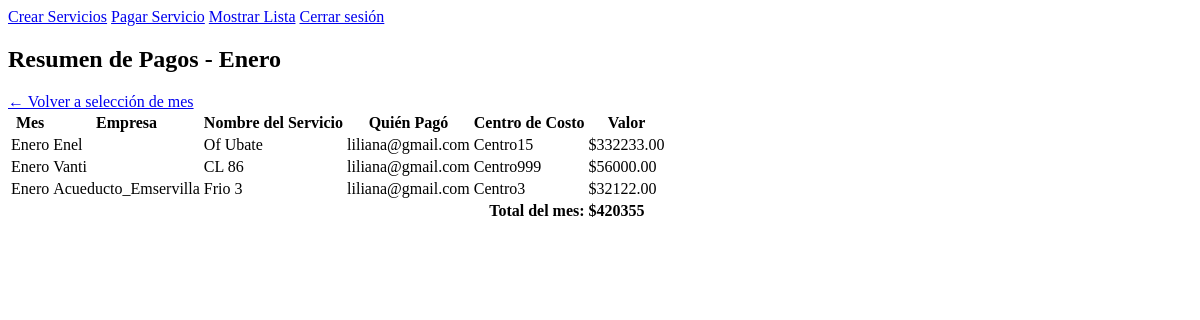
The app's page /service/resumen_pagos/Enero/ (signed in), older data.
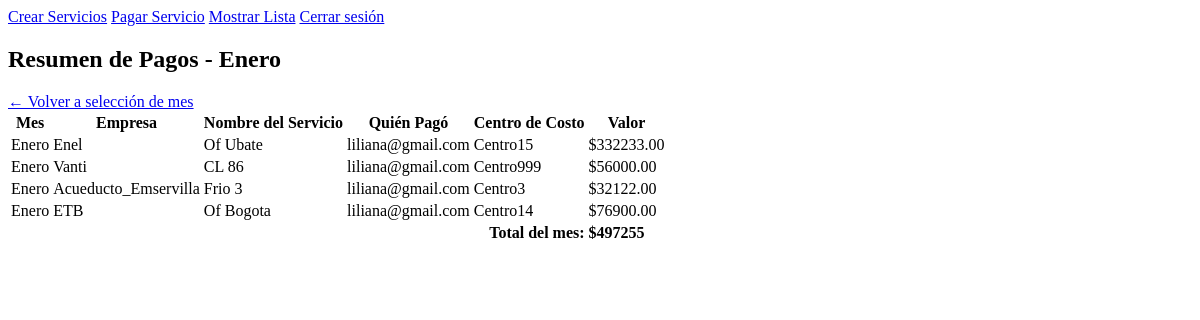
The same page, newer data.
### service/models.py (models this page shows, shortened)
class Pago(models.Model):
    MESES = [
        ('Enero', 'Enero'), ('Febrero', 'Febrero'), ('Marzo', 'Marzo'),
        ('Abril', 'Abril'), ('Mayo', 'Mayo'), ('Junio', 'Junio'),
        ('Julio', 'Julio'), ('Agosto', 'Agosto'), ('Septiembre', 'Septiembre'),
        ('Octubre', 'Octubre'), ('Noviembre', 'Noviembre'), ('Diciembre', 'Diciembre'),
    ]
    MEDIOS_PAGO = [
        ('Transferencia', 'Transferencia'),
        ('Efectivo', 'Efectivo'),
        ('PSE', 'PSE'),
        ('Tarjeta', 'Tarjeta'),
    ]
    servicio = models.ForeignKey('Servicio', on_delete=models.CASCADE)
    valor = models.DecimalField(max_digits=10, decimal_places=2)
    mes = models.CharField(max_length=15, choices=MESES)
    medio_pago = models.CharField(max_length=20, choices=MEDIOS_PAGO)
    fecha_pago = models.DateTimeField(auto_now_add=True)
    usuario = models.ForeignKey(Usuario, on_delete=models.CASCADE)

class Servicio(models.Model):
    EMPRESAS = [
        ('Enel', 'Enel'),
        ('Vanti', 'Vanti'),
        ('Acueducto_Emservilla', 'Acueducto Emservilla'),
        ('Acueducto_Bogota', 'Acueducto Bogotá'),
        ('ETB', 'ETB'),
        ('Admon', 'Admon'),
    ]
    CENTROS_COSTO = [
        ('Centro1', 'Centro de Costo 1'),
        ('Centro2', 'Centro de Costo 2'),
        ('Centro3', 'Centro de Costo 3'),
        ('Centro14', 'Centro de Costo 14'),
        ('Centro15', 'Centro de Costo 15'),
        ('Centro16', 'Centro de Costo 16'),
        ('Centro999', 'Centro de Costo 999')
    ]
    empresa = models.CharField(max_length=100, choices=EMPRESAS)
    nombre_servicio = models.CharField(max_length=100)
    referencia_pago = models.CharField(max_length=100)
    centro_costo = models.CharField(max_length=100, choices=CENTROS_COSTO, default='Centro1')
    estado = models.CharField(default='Pendiente de Pago', max_length=50)

### users/models.py (models this page shows)
class Usuario(AbstractBaseUser, PermissionsMixin):
    ROLES = (
        ('ADMIN', 'Administrador'),
        ('EMPLEADO', 'Empleado'),
    )
    email = models.EmailField(unique=True)
    nombre = models.CharField(max_length=100)
    identificacion = models.CharField(max_length=20, unique=True)
    cargo = models.CharField(max_length=50)
    rol = models.CharField(max_length=10, choices=ROLES)
    is_active = models.BooleanField(default=True)
    is_staff = models.BooleanField(default=False)
    objects = UsuarioManager()
    USERNAME_FIELD = 'email'
    REQUIRED_FIELDS = ['nombre', 'rol']
    def __str__(self):
        return self.email

### service/views.py (the view)
# urls.py: path('resumen_pagos/<str:mes>/', views.resumen_pagos_por_mes, name='resumen_pagos_mes'),
@require_GET
@login_required
def resumen_pagos_por_mes(request, mes):
    pagos = Pago.objects.filter(mes=mes)
    total_mes = pagos.aggregate(total=Sum('valor'))['total'] or 0
    return render(request, 'service/resumen_detalle.html', {
        'pagos': pagos,
        'mes': mes,
        'total_mes': total_mes
    })

### service/templates/service/resumen_detalle.html
{% extends 'base.html' %}
{% block content %}
<h2>Resumen de Pagos - {{ mes }}</h2>
<a href="{% url 'resumen_pagos' %}">← Volver a selección de mes</a>
<table borde="1">
    <thead>
        <tr>
            <th>Mes</th>
            <th>Empresa</th>
            <th>Nombre del Servicio</th>
            <th>Quién Pagó</th>
            <th>Centro de Costo</th>
            <th>Valor</th>
        </tr>
    </thead>
    <tbody>
        {% for pago in pagos %}
            <tr>
                <td>{{ pago.mes }}</td>
                <td>{{ pago.servicio.empresa }}</td>
                <td>{{ pago.servicio.nombre_servicio }}</td>
                <td>{{ pago.usuario }}</td>
                <td>{{ pago.servicio.centro_costo }}</td>
                <td>${{ pago.valor }}</td>
            </tr>
        {% empty %}
            <tr><td colspan="6">No hay pagos registrados para {{ mes }}.</td></tr>
        {% endfor %}
    </tbody>
        <tfoot>
        <tr>
            <td colspan="5" style="text-align: right;"><strong>Total del mes:</strong></td>
            <td><strong>${{ total_mes }}</strong></td>
        </tr>
    </tfoot>
</table>
{% endblock %}

### templates/base.html (shortened to what this page needs)
{% load static %}
<!DOCTYPE html>
<html lang="es">
<head>
    <link rel="stylesheet" href="{% static 'css/style.css' %}">
</head>
<body>
<main>
  {% if user.is_authenticated %}
      {% if user.rol == "ADMIN" %}
          <a href="{% url 'registrar_usuario' %}">Gestión de Usuarios</a>
          <a href="{% url 'crear_servicio' %}">Crear Servicios</a>
          <a href="{% url 'pagar_servicio' %}">Pagar Servicio</a>
          <a href="{% url 'resumen_pagos' %}">Mostrar Lista</a>
      {% elif user.rol == "EMPLEADO" %}
          <a href="{% url 'crear_servicio' %}">Crear Servicios</a>
          <a href="{% url 'pagar_servicio' %}">Pagar Servicio</a>
          <a href="{% url 'resumen_pagos' %}">Mostrar Lista</a>
      {% endif %}
      <a href="{% url 'logout' %}">Cerrar sesión</a>
  {% endif %}
  {% block content %}{% endblock %}
</main>
</body>
</html>

Row changes from the older to the newer data that the page shows:
added Pago: mes "Enero", servicio.empresa "ETB", servicio.nombre_servicio "Of Bogota", usuario "liliana@gmail.com", servicio.centro_costo "Centro14", valor "76900.00"
Text that changed along with them:
{{ total_mes }}: "420355" → "497255"
